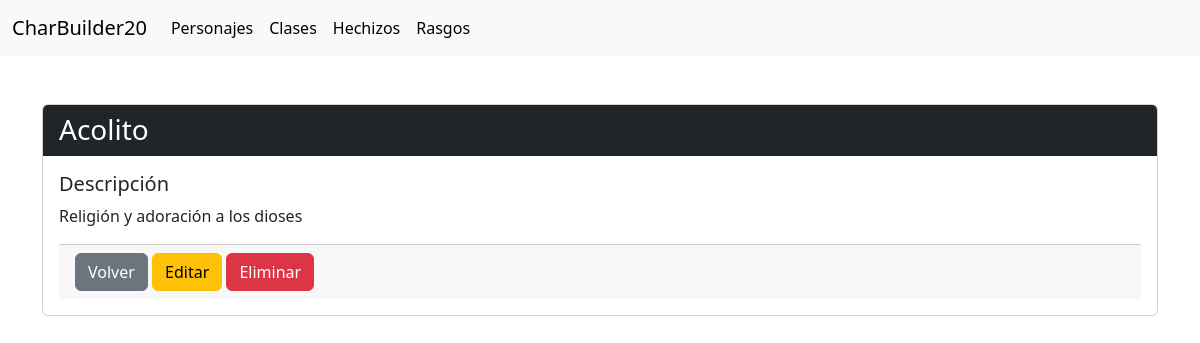
The app's page /trait/2/ with its own data.
### App/models.py (models this page shows, shortened)
class Traits(models.Model):
    background_type = models.CharField(max_length=50)
    background_desc = models.CharField(max_length=255, default='')

### App/views.py (the view)
# urls.py: path('trait/<int:pk>/', views.trait_detail, name='trait_detail'),
def trait_detail(request, pk):
    trait = get_object_or_404(Traits, pk=pk)
    return render(request, 'App/trait_detail.html', {'trait': trait})

### App/templates/App/trait_detail.html (shortened to what this page needs)
{% extends "layout/base.html" %}
{% block content %}
<div class="container mt-5">
  <div class="card">
    <div class="card-header bg-dark text-white">
      <h3 class="mb-0">{{ trait.background_type }}</h3>
    </div>
    <div class="card-body">
      <div class="row mb-3">
        <div class="col-md-6">
          <h5 class="card-title">Descripción</h5>
          <p class="card-text">{{ trait.background_desc }}</p>
      </div>
    </div>
    <div class="card-footer">
      <a href="{% url 'trait_list' %}" class="btn btn-secondary">Volver</a>
      <a href="{% url 'trait_edit' trait.pk %}" class="btn btn-warning">Editar</a>
      <form action="{% url 'trait_delete' trait.pk %}" method="post" class="d-inline">
        <button type="submit" class="btn btn-danger">Eliminar</button>
      </form>
    </div>
  </div>
</div>
{% endblock %}

### records on screen
Traits: background_type "Acolito", background_desc "Religión y adoración a los dioses"
